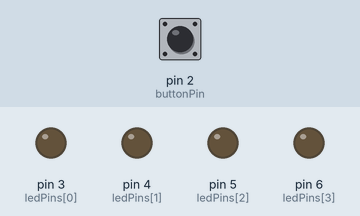
Simulated run of this sketch. Board: Arduino Uno, built with avr-gcc and run on an emulated ATmega328P. On the bench: output pins drawn as LEDs (lit = HIGH). Inputs (shaded band) come from the test bench; at power-on: pin 2 (buttonPin) HIGH.

Above: at 4.0 s.
4.1 s: pin 2 (buttonPin) pulled LOW for 1 s
At 5.5 s:
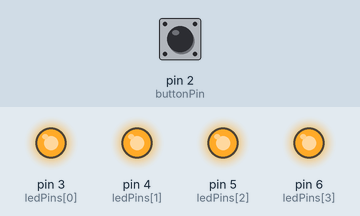
At 8.3 s:
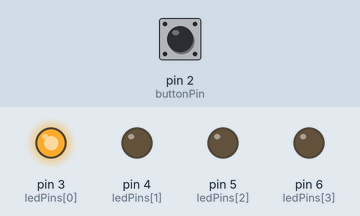
Timing chart, 0 to 12.3 s (numbered marks = the images above; inputs shaded):
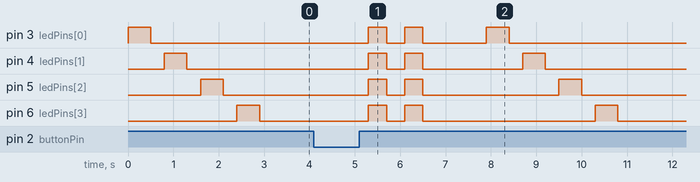

The sketch:

MemoryGame_CrisanTudor.ino
```cpp
const int buttonPin = 2;
const int ledPins[] = {3, 4, 5, 6};
const int numLeds = sizeof(ledPins) / sizeof(ledPins[0]);

int sequence[] = {0, 1, 2, 3};
int sequenceLength = sizeof(sequence) / sizeof(sequence[0]);

void setup() {
  pinMode(buttonPin, INPUT_PULLUP);
  for (int i = 0; i < numLeds; i++) {
    pinMode(ledPins[i], OUTPUT);
    digitalWrite(ledPins[i], LOW);
  }
}

void loop() {
  for (int i = 0; i < sequenceLength; i++) {
    digitalWrite(ledPins[sequence[i]], HIGH);
    delay(500);
    digitalWrite(ledPins[sequence[i]], LOW);
    delay(300);
  }

  int playerSequence[sequenceLength];
  for (int i = 0; i < sequenceLength; i++) {
    while (digitalRead(buttonPin) == HIGH) {}
    playerSequence[i] = getButtonPressed();
    delay(300);
  }

  bool correct = true;
  for (int i = 0; i < sequenceLength; i++) {
    if (playerSequence[i] != sequence[i]) {
      correct = false;
      break;
    }
  }

  if (correct) {
    flashLeds(3, 200);
    delay(1000);
  } else {
    flashLeds(2, 400);
    delay(1000);
  }
}

int getButtonPressed() {
  for (int i = 0; i < numLeds; i++) {
    if (digitalRead(ledPins[i]) == HIGH) {
      return i;
    }
  }
  return -1;
}

void flashLeds(int times, int delayTime) {
  for (int i = 0; i < times; i++) {
    for (int j = 0; j < numLeds; j++) {
      digitalWrite(ledPins[j], HIGH);
    }
    delay(delayTime);
    for (int j = 0; j < numLeds; j++) {
      digitalWrite(ledPins[j], LOW);
    }
    delay(delayTime);
  }
}
```

Measured:
- after the input at 4.1 s, pin 3 (ledPins[0]): goes HIGH 0.40 s, LOW 0.40 s, HIGH 0.40 s, LOW 1.4 s, HIGH 0.50 s, then LOW, starting after 1.2 s; pin 4 (ledPins[1]): goes HIGH 0.40 s, LOW 0.40 s, HIGH 0.40 s, LOW 2.2 s, HIGH 0.50 s, then LOW, starting after 1.2 s
